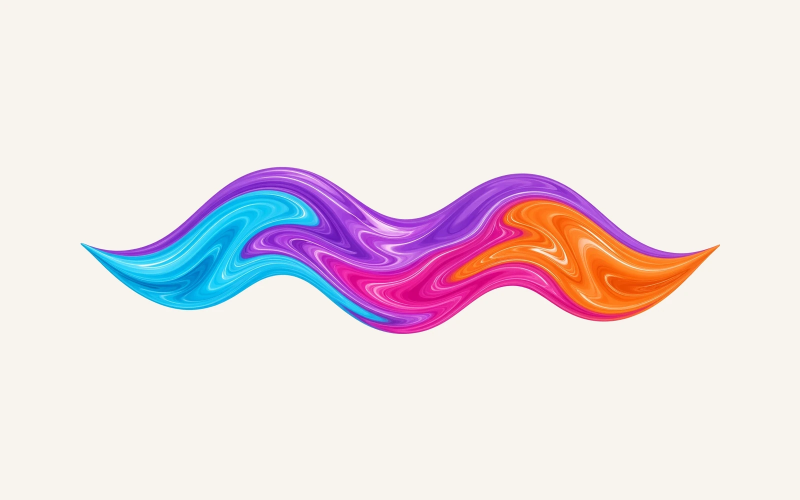
#> input picture assets/img/about-swirl-1600.webp, 1600 x 1000 px, given in place of home-1440.png, which was not available (shown at 1/2 size)
$ python contact_sheet_p2.py ../../assets/img out.png
#> lines starting #> are read from the running program, lines starting #| are printed output that depends on the picture
#!/usr/bin/env python3
"""Pass 2 contact sheet from shots_p2.mjs output: 4 pages at 1440 + 390 (Chromium), then all 16 product pages at 390 (WebKit).
Usage: python3 tools/qa/contact_sheet_p2.py [p2Dir] [out.png]"""
import sys, os
from PIL import Image, ImageDraw
d = sys.argv[1] if len(sys.argv) > 1 else '/workspace/colorworks/website/qa-output/p2'
out = sys.argv[2] if len(sys.argv) > 2 else d + '/contact-sheet-p2.png'
def thumb(p, w, h):
#> called with p = '../../assets/img/home-1440.png', w = 420, h = 1100
    im = Image.open(p).convert('RGB'); im = im.resize((w, int(im.height * w / im.width)))
#> in thumb, im is the input picture: PIL image 1600x1000 RGB; mean R, G, B 235.7, 224, 227.8
#> after `im = im.resize((w, int(im.height * w / im.width)))`:
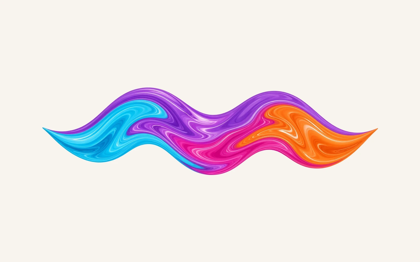
#> im: PIL image 420x262 RGB; mean R, G, B 235.7, 224, 227.8
    return im.crop((0, 0, w, min(h, im.height)))
G, L = 16, 22
r1 = []
for n in ('home', 'category-vehicle-graphics', 'product-store-hours-decals', 'product-vehicle-lettering'):
    r1 += [(f'{n} 1440', thumb(f'{d}/{n}-1440.png', 420, 1100)), (f'{n} 390', thumb(f'{d}/{n}-390.png', 150, 1100))]
#> call 2 of thumb, with p = '../../assets/img/home-390.png', w = 150, h = 1100
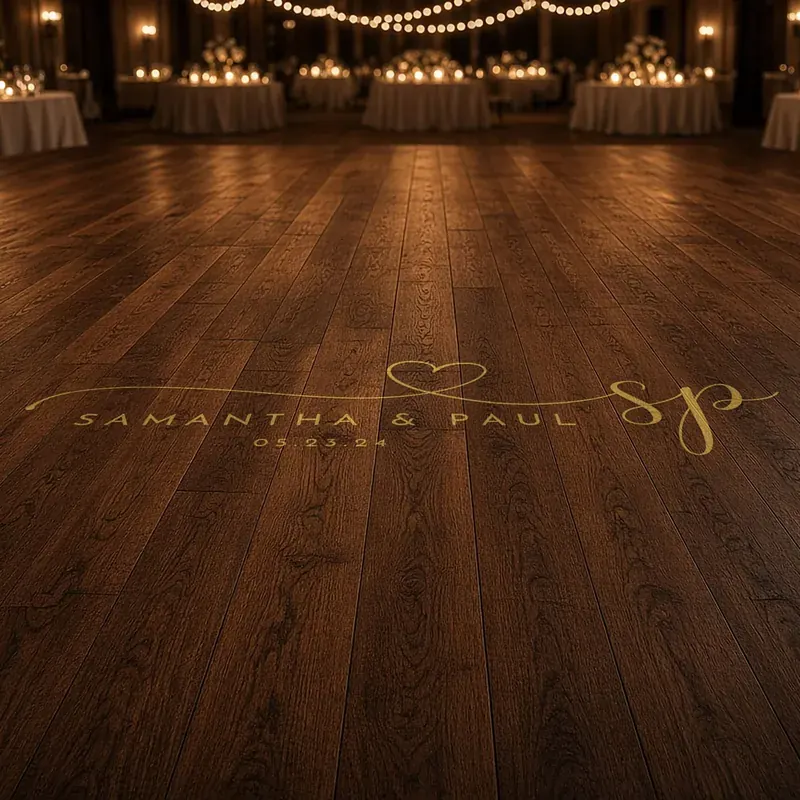
#> input picture assets/img/card-dance-floor-800.webp, 800 x 800 px, given in place of home-390.png, which was not available
#> in thumb, im is the input picture: PIL image 800x800 RGB; mean R, G, B 72.7, 41.7, 21.2
#> in thumb (call 2), `im = im.resize((w, int(im.height * w / im.width)))`:
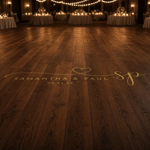
#> im: PIL image 150x150 RGB; mean R, G, B 72.7, 41.7, 21.2
#> (the run stopped early here; a loop or call above may not have finished)
